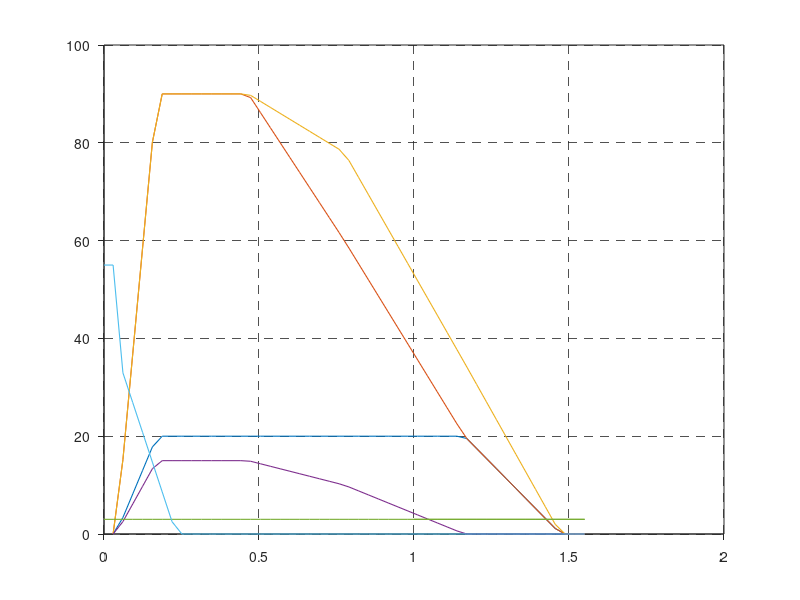

The MATLAB source for this figure: (Note: this script raises an error after producing the figure.)
%% plot SANDIA layup 

%%%% number of layers %%%
load('Internal_layup.mat');

section = span_radius/61.5;
le_core = le_core_span/1;
te_core = te_core_span/1;
spar_thickness = spar_span/0.47;
te_reinf_thickness = te_reinf_span/0.47;
skin = skin_span/0.94;
root_skin = root_span/0.94;

root_skin = [root_skin(1) root_skin];
skin = [skin(1) skin skin(end)];

section_root = [0 section];
section_skin = [0 section 1];
%% plot
plot( section, le_core, 'LineWidth', 0.8); hold on;
plot( section, te_core, 'LineWidth', 0.8);
plot( section, spar_thickness, 'LineWidth', 0.8);
plot( section, te_reinf_thickness, 'LineWidth', 0.8);
plot( section_skin, skin, 'LineWidth', 0.8);
plot( section_root, root_skin, 'LineWidth', 0.8);


grid on
a = gca;
% set box property to off and remove background color
set(a,'box','off','color','none')
% create new, empty axes with box but without ticks
b = axes('Position',get(a,'Position'),'box','on','xtick',[],'ytick',[]);
% set original axes as active
axes(a)
% link axes in case of zooming
linkaxes([a b])
set(gca,'GridLineStyle','--')
set(gca,'GridAlpha',0.8)
set(gca,'TickDir','out');

axesH = gca;
axesH.XAxis.TickLabelInterpreter = 'latex';
axesH.XAxis.TickLabelFormat      = '\\textbf{%g}';
axesH.YAxis.TickLabelInterpreter = 'latex';
axesH.YAxis.TickLabelFormat      = '\\textbf{%g}';

%ax.GridAlpha = 1;
ylabel('\textbf{Number of layers}','Interpreter','latex');
xlabel('\textbf{Normalized blade radius (-)}','Interpreter','latex');
legend('\textbf{LE foam}','\textbf{TE foam}', '\textbf{UD-C}', '\textbf{UD-G}', '\textbf{Triax-skin}', '\textbf{Triax-root}');

ylim([0 100]);